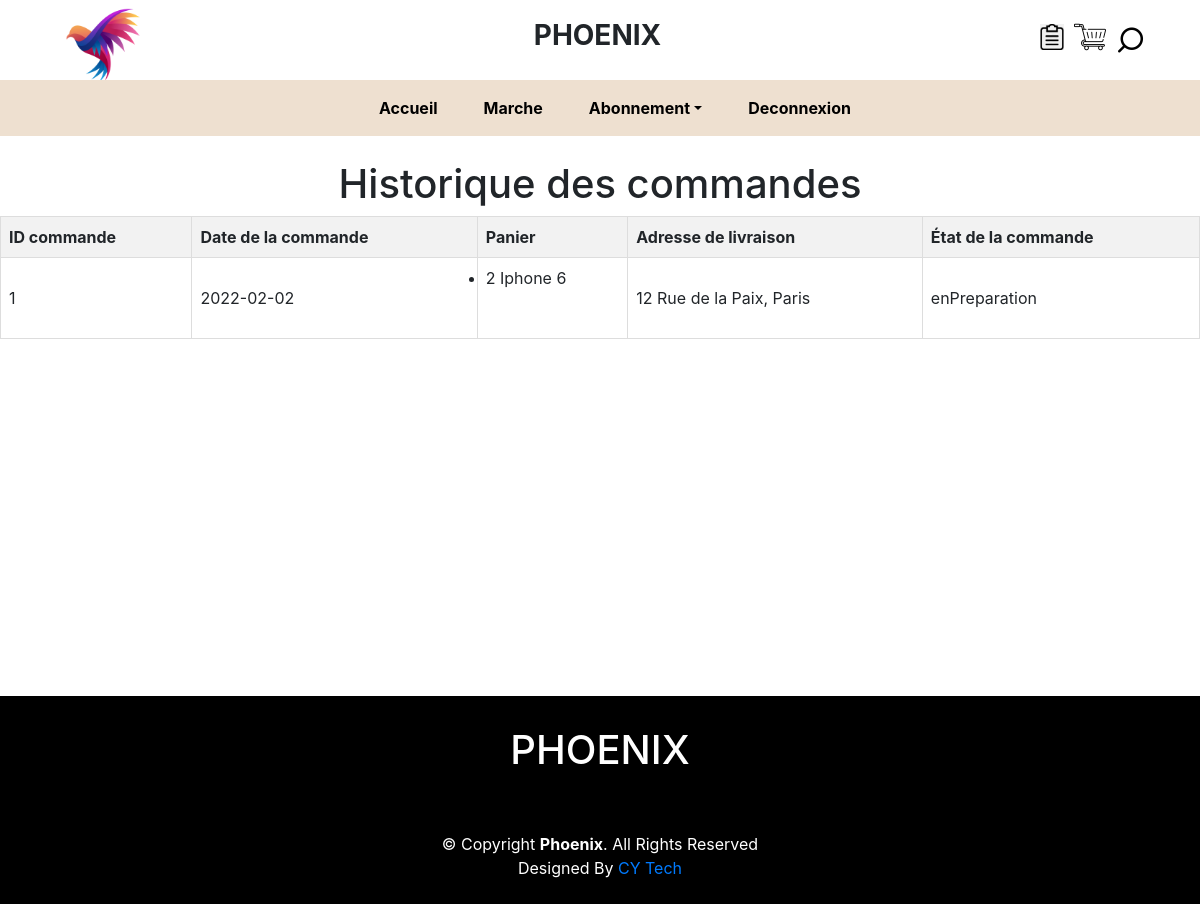
Page /deliveries/php/history.php (signed in) on the committed database.
### tables this page shows
CREATE TABLE marketplace_archive (
    id_purchase INT AUTO_INCREMENT PRIMARY KEY,
    id_customer INT,
    purchase_date DATE NOT NULL,
    purchase_basket TEXT NOT NULL,
    purchase_adress TEXT NOT NULL,
    id_livreur INT,
    etatExped ENUM('enPreparation', 'préparé', 'Livré') DEFAULT 'enPreparation',
    date_livraison DATE
);

CREATE TABLE marketplace_product(
	id_product INT AUTO_INCREMENT,
	product_name VARCHAR(30),
	product_price DECIMAL(6,2),
   	product_category VARCHAR(15),
    product_stock INT,
    product_desc TEXT,
    product_img VARCHAR(100),
    id_compagny INT,
	product_stats TEXT,

    FOREIGN KEY fk_compagny(id_compagny) REFERENCES marketplace_compagny(id_compagny),
	PRIMARY KEY(id_product)
);

### deliveries/php/function/sqlCmd.php (called while the page is built, shortened)
<?php
    function sqlSearch($PDO, $sql){
        $results = $PDO->prepare($sql);
        $results->execute();
        $list = $results->fetchALL(PDO::FETCH_ASSOC);
        return $list;
    }
?>

### deliveries/php/history.php (the view, shortened to what this page needs)
<?php
    include "function/sqlCmd.php"
?>
<!DOCTYPE html>
<html>
<head>
    <link rel="stylesheet" href="https://cdn.jsdelivr.net/npm/bootstrap@4.3.1/dist/css/bootstrap.min.css">
    <link rel="stylesheet" href="../css/style.css">
    <link href='https://unpkg.com/boxicons@2.1.2/css/boxicons.min.css' rel='stylesheet'>
    <link rel="stylesheet" href="https://unicons.iconscout.com/release/v4.0.0/css/line.css">
    <link rel="stylesheet" type="text/css"
        href="https://stackpath.bootstrapcdn.com/font-awesome/4.7.0/css/font-awesome.min.css" />
</head>
<body>
<header>
        <div class="container">
            <div class="navbar-top">
                <div class="social-link">
                    <a href="index.php"><i><img src="../../marketplace/img/logo.png" alt="" width="90"></i></a>
                </div>
                <div class="logo">
                    <h3>PHOENIX</h3>
                </div>
                <div class="icons">
                <i><img src="" alt="" width="20px"></i>
                <?php
                    if($_SESSION['role'] == 'compagny'){
                        echo '<div class="input-box">
                            <form method="post" onsubmit="return validateForm()" action="../../marketplace/market.php" class="mb-3">
                                <input type="text" id="category" name="category" placeholder="Rechercher...">
                                <span class="icon">
                                    <i class="uil uil-search search-icon"></i>
                                    <i><img src="" id="decal" alt="" width="30px"></i>
                                </span>
                                <i class="uil uil-times close-icon"></i>
                            </form>
                        </div>';
                    }
                    else{
                        echo '
                        <div class="input-box">
                            <form method="post" onsubmit="return validateForm()" action="../../marketplace/market.php" class="mb-3">
                                <input type="text" id="category" name="category" placeholder="Rechercher...">
                                <span class="icon">
                                    <i class="uil uil-search search-icon"></i>';
                                if(!empty($_SESSION['id'])){
                                    echo '<a href="history.php"><i><img src="../../marketplace/img/historique.png" alt="" width="24px"></i></a>';
                                    echo '<a id="decal2" href="../../marketplace/basket.php"><i><img src="../../marketplace/img/shopping-cart.png"  alt="" width="32px"></i></a>';
                                }else{
                                    echo '<a id="decal" href="../../marketplace/basket.php"><i><img src="../../marketplace/img/shopping-cart.png"  alt="" width="32px"></i></a>';
                                }
                                echo'
                                </span>
                                <i class="uil uil-times close-icon"></i>
                            </form>
                        </div>';
                    }
                    ?>
            </div>
            </div>
        </div>
        <nav class="navbar navbar-expand-md" id="navbar-color">
            <div class="container">
                <div class="collapse navbar-collapse" id="collapsibleNavbar">
                    <ul class="navbar-nav">
                        <li class="nav-item">
                            <a class="nav-link" href="../../marketplace/index.php">Accueil</a>
                        </li>
                        <li class="nav-item">
                            <a class="nav-link" href="../../marketplace/market.php">Marche</a>
                        </li>
                        <?php
                if($_SESSION['role'] == 'customer'){
                    echo '
                    <li class="nav-item dropdown">
                        <a class="nav-link dropdown-toggle" href="#" id="navbarDropdownMenuLink" role="button" data-toggle="dropdown" aria-haspopup="true" aria-expanded="false">Abonnement</a>
                        <div class="dropdown-menu" aria-labelledby="navbarDropdownMenuLink">
                            <a class="dropdown-item" href="../../marketplace/php\subscriptionManagement\suscribe.php">Souscrire</a>
                        </div>
                    </li>';
                }
                if(empty($_SESSION['login'])){
                    echo '<li><a class="nav-link" aria-current="page" href="../../marketplace/connection.php">Connexion</a></li>';
                }
                else{
                    echo'<li><a class="nav-link" aria-current="page" href="../../marketplace/php/userManagement/logout.php">Deconnexion</a></li>';
                }
                ?>
                    </ul>
                </div>
            </div>
        </nav>
    </header>
	<div id="min-taille">
		<br>
	<h1>Historique des commandes</h1>
	<?php
				require '../sql/db-config.php';
                try{
                    $PDO = new PDO($DB_DSN, $DB_USER, $DB_PASS);
                    $sql = "SELECT id_customer FROM marketplace_customer WHERE id_user = '".$_SESSION['id']."';";
                    $list = sqlSearch($PDO,$sql);
                    if (isset($list[0]['id_customer'])){
                        $idCustomer = $list[0]['id_customer'];
                    }
					$sql = 'SELECT * FROM marketplace_archive WHERE id_customer =' . $idCustomer . ';';
					$results = $PDO->prepare($sql);
					$results->execute();
					$archivedOrders = $results->fetchAll(PDO::FETCH_ASSOC);
					$totalOrders = count($archivedOrders);
					echo '<table>';
					echo '<thead><tr><th>ID commande</th><th>Date de la commande</th><th>Panier</th><th>Adresse de livraison</th><th>État de la commande</th></tr></thead>';
					echo '<tbody>';
					for ($i = 0; $i < $totalOrders; $i++) {
						$type = '';
						$order = $archivedOrders[$i];
						echo '<tr class="' . $type . '">';
						echo '<td>' . $order['id_purchase'] . '</td>';
						echo '<td>' . $order['purchase_date'] . '</td>';
						echo '<td>';
						$caracter = array("\"","'", "{", "}");
						$chaine = str_replace($caracter, "",  $order['purchase_basket']);
						$basketTab = explode(",",$chaine);
						$taille = count($basketTab);
						echo "<ul>";
						for ($j=0; $j<$taille; $j++)
						{
							$var = explode(":",$basketTab[$j]);
							$request = $PDO->prepare("SELECT product_name FROM marketplace_product WHERE id_product= ? ");
							$request->execute([$var[0]]);
							$donnees = $request->fetch();
							$produit = $donnees['product_name'];
							echo "<li>".$var[1]." ".$produit."</li>";
						}
						echo "<br></ul></td>";
						echo '<td>' . $order['purchase_adress'] . '</td>';
						echo '<td>' . $order['etatExped'] . '</td>';
						echo '</tr>';
					}
					echo '</tbody>';
					echo '</table>';
				}
                catch(PDOExeption $pe){
                    echo 'ERREUR : '.$pe->getMessage();
                }
			?>
			</div>
	<footer id="footer">
        <h1 class="text-center">PHOENIX</h1>
        <div class="icons text-center">
            <i class="bx bxl-twitter"></i>
            <i class="bx bxl-facebook"></i>
            <i class="bx bxl-instagram"></i>
        </div>
        <div class="copyright text-center">
            &copy; Copyright <strong><span>Phoenix</span></strong>. All Rights Reserved
        </div>
        <div class="credite text-center">
            Designed By <a href="#">CY Tech</a>
        </div>
        <br>
    </footer>
</body>
</html>

### deliveries/css/style.css (style rules this page uses)
* { margin: 0; padding: 0; }
.navbar-top { width: 100%; height: 10vh; display: flex; align-items: center; text-align: center; justify-content: space-between; }
.social-link i img { margin-left: 10px; transition: 0.5s ease; cursor: pointer; }
.logo h3 { font-weight: bold; }
.icons { display: flex; align-items: center; }
.icons i img { margin-left: 10px; cursor: pointer; }
.input-box { position: relative; height: 55px; max-width: 55px; width: 100%; margin: 0 40px; border-radius: 6px; background-color: #fff; transition: all 0.6s cubic-bezier(0.68, -0.55, 0.265, 1.55); margin-right: 0px; }
.icon { position: absolute; height: 100%; top: 0; left: 0; width: 60px; border-radius: 6px; display: flex; justify-content: center; background-color: #fff; }
.search-icon, .close-icon { position: absolute; top: 50%; font-size: 30px; transition: all 0.6s cubic-bezier(0.68, -0.55, 0.265, 1.55); }
#decal2 { margin-right: 125px; }
.search-icon { color: #000000; transform: translateY(-50%) rotate(90deg); }
.input-box form { padding-top: 15px; }
#navbar-color { background-color: rgba(238, 224, 208); }
.navbar-nav { margin: auto; }
.nav-link { margin-left: 30px; font-weight: bold; color: black; transition: 0.5s ease; cursor: pointer; }
#footer { width: 100%; background-color: black; bottom: 0; }
#footer h1 { color: white; padding-top: 30px; }
.icons i { color: rgb(0, 0, 0); font-size: 30px; cursor: pointer; }
.copyright { color: white; margin-top: 20px; }
.credite { color: white; }
#min-taille { min-height: 70vh; text-align: center; }

### deliveries/php/history.php (style rules this page uses)
table { border-collapse: collapse; width: 100%; }
th, td { text-align: left; padding: 8px; border: 1px solid #ddd; }
th { background-color: #f2f2f2; }

### rows in the picture
marketplace_archive: id_purchase "1", purchase_date "2022-02-02", purchase_basket "2", marketplace_product.product_name "Iphone 6", purchase_adress "12 Rue de la Paix, Paris", etatExped "enPreparation"
